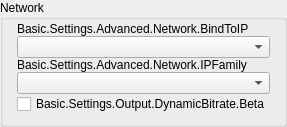
                 <widget class="QGroupBox" name="groupBox_33">
                  <property name="sizePolicy">
                   <sizepolicy hsizetype="Expanding" vsizetype="Preferred">
                    <horstretch>0</horstretch>
                    <verstretch>0</verstretch>
                   </sizepolicy>
                  </property>
                  <property name="title">
                   <string>Network</string>
                  </property>
                  <!-- BEGIN Preferences: Network contents -->
                  <layout class="QVBoxLayout" name="ldePreferences_Network_VerticalLayout">
                   <property name="spacing">
                    <number>0</number>
                   </property>
                   <property name="leftMargin">
                    <number>14</number>
                   </property>
                   <property name="topMargin">
                    <number>2</number>
                   </property>
                   <property name="rightMargin">
                    <number>14</number>
                   </property>
                   <property name="bottomMargin">
                    <number>10</number>
                   </property>
                   <!-- bindToIPLabel -->
                   <item>
                    <widget class="QLabel" name="bindToIPLabel">
                     <property name="text">
                      <string>Basic.Settings.Advanced.Network.BindToIP</string>
                     </property>
                     <property name="buddy">
                      <cstring>bindToIP</cstring>
                     </property>
                     <property name="topMargin">
                      <number>0</number>
                     </property>
                     <property name="bottomMargin">
                      <number>5</number>
                     </property>
                    </widget>
                   </item>
                   <!-- bindToIP -->
                   <item>
                    <widget class="QComboBox" name="bindToIP">
                     <property name="sizePolicy">
                      <sizepolicy hsizetype="Expanding" vsizetype="Fixed">
                       <horstretch>0</horstretch>
                       <verstretch>0</verstretch>
                      </sizepolicy>
                     </property>
                     <property name="topMargin">
                      <number>0</number>
                     </property>
                     <property name="bottomMargin">
                      <number>0</number>
                     </property>
                    </widget>
                   </item>
                   <!-- ipFamilyLabel -->
                   <item>
                    <widget class="QLabel" name="ipFamilyLabel">
                     <property name="text">
                      <string>Basic.Settings.Advanced.Network.IPFamily</string>
                     </property>
                     <property name="buddy">
                      <cstring>ipFamily</cstring>
                     </property>
                     <property name="topMargin">
                      <number>16</number>
                     </property>
                     <property name="bottomMargin">
                      <number>5</number>
                     </property>
                    </widget>
                   </item>
                   <!-- ipFamily -->
                   <item>
                    <widget class="QComboBox" name="ipFamily">
                     <property name="sizePolicy">
                      <sizepolicy hsizetype="Expanding" vsizetype="Fixed">
                       <horstretch>0</horstretch>
                       <verstretch>0</verstretch>
                      </sizepolicy>
                     </property>
                     <property name="topMargin">
                      <number>0</number>
                     </property>
                     <property name="bottomMargin">
                      <number>0</number>
                     </property>
                    </widget>
                   </item>
                   <!-- ldePreferences_Network_Spacer1 -->
                   <!--
                   <item>
                    <spacer name="ldePreferences_Network_Spacer1">
                     <property name="orientation">
                      <enum>Qt::Vertical</enum>
                     </property>
                     <property name="sizeType">
                      <enum>QSizePolicy::Fixed</enum>
                     </property>
                     <property name="sizeHint" stdset="0">
                      <size>
                       <width>1</width>
                       <height>12</height>
                      </size>
                     </property>
                    </spacer>
                   </item>
                   -->
                   <!-- dynBitrate -->
                   <item>
                    <widget class="QCheckBox" name="dynBitrate">
                     <property name="sizePolicy">
                      <sizepolicy hsizetype="Expanding" vsizetype="Fixed">
                       <horstretch>0</horstretch>
                       <verstretch>0</verstretch>
                      </sizepolicy>
                     </property>
                     <property name="toolTip">
                      <string>Basic.Settings.Output.DynamicBitrate.TT</string>
                     </property>
                     <property name="text">
                      <string>Basic.Settings.Output.DynamicBitrate.Beta</string>
                     </property>
                    </widget>
                   </item>
                  </layout>
                  <!-- END Preferences: Network contents -->
                 </widget>
